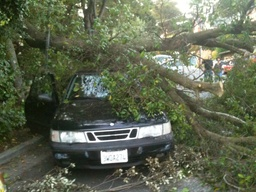
#> input picture tensorflow_projects/car_tree .jpg, 256 x 192 px, shrunk from 1024 x 768 before the run
$ python pro_deep_learning_ch6_part2.py   (older library calls are emulated)
#> lines starting #> are read from the running program, lines starting #| are printed output that depends on the picture; after the words box and inside, x2 and y2 are one past the last pixel; in counts of white or black regions, pixels touching at a corner belong together
###Pro deep learning chapter 6
##Watershed algorithm tensorflow implemenation
import cv2
import matplotlib.pyplot as plt
import numpy as np
from scipy import ndimage
from skimage.feature import peak_local_max
from skimage.morphology import watershed

im = cv2.imread("car_tree .jpg")
#> im is the input picture: shape (192, 256, 3); mean B, G, R 80.6, 102.2, 95
print(np.shape(im))
#| (192, 256, 3)
imgray = cv2.cvtColor(im, cv2.COLOR_BGR2GRAY)
plt.imshow(imgray, cmap="gray")
plt.show()
#Threshold the image to convert it to binary image based on otsu's method
thresh = cv2.threshold(imgray, 0, 255, cv2.THRESH_BINARY | cv2.THRESH_OTSU)[1]
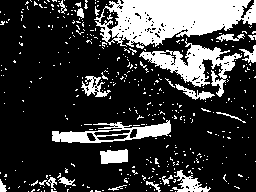
#> thresh: shape (192, 256); 23.1% white; 399 white regions (377 under 20 px)
im2, contours, heirarchy = cv2.findContours(thresh, cv2.RETR_TREE, cv2.CHAIN_APPROX_SIMPLE)
#> contours = 538 contours, 512 with area under 20; largest, box (x1, y1, x2, y2) and area: (94, 0, 256, 47) 5114, (139, 38, 242, 97) 1802, (52, 120, 171, 143) 1290, (100, 149, 128, 164) 304, (172, 170, 211, 192) 292
y = cv2.drawContours(imgray, contours, -1, (0,255,0), 3)
#Relabel the thresholded image to be consisting of only 0 and 1
#As the input image to distance_transform_edt should be in this format.
thresh[thresh==255] = 5
#> thresh: shape (192, 256); values 0 (black) and 5 (white), 23.1% white; 399 white regions (377 under 20 px), largest, box (x1, y1, x2, y2) and area: (94, 0, 256, 47) 4962, (139, 38, 242, 97) 1955, (52, 120, 171, 143) 1168
thresh[thresh==0] = 1
thresh[thresh==5] = 0

#The distance transform edt and the peak local max functions help building the markers
#by detecting the points near the center points of the car and tree.
D = ndimage.distance_transform_edt(thresh)
localMax = peak_local_max(D, indices=False, min_distance=10, labels=thresh)
#> localMax: shape (192, 256) bool; 0.12% white in thin lines or dots, all inside (x1, y1, x2, y2) = (10, 10, 246, 181)
markers = ndimage.label(localMax, structure=np.ones((3,3)))[0]
#> markers: shape (192, 256) int32; 59 distinct labels, from 0 to 58
#Provide the EDT distance matrix and the markers to the watershed
#algorithm to detect the cluster's labels for each pixel.
labels = watershed(-D, markers, mask=thresh)
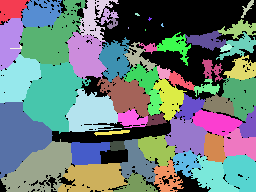
#> labels: shape (192, 256) int32; 59 distinct labels, from 0 to 58; one colour per label, 0 black
print("[INFO] {} unique segments found".format(len(np.unique(labels)) -1))
#| [INFO] 58 unique segments found
#Create the contours for each label and append to the plot
for k in np.unique(labels):
	if k != 0:
		labels_new = labels.copy()
		labels_new[labels == k] = 255
		labels_new[labels != k] = 0
		labels_new = np.array(labels_new, dtype="uint8")
		im2, contours, hierarchy = cv2.findContours(labels_new, cv2.RETR_TREE, cv2.CHAIN_APPROX_SIMPLE)
		z = cv2.drawContours(imgray, contours, -1, (0,255,0), 3)
		plt.imshow(z, cmap="gray")
#> this loop made 59 passes
#> contours on passes 11, 13: [[[128, 27], [128, 28]]], [[[145, 29], [145, 30]]]
#> pass 3, `z = cv2.drawContours(imgray, contours, -1, (0,255,0), 3)`:
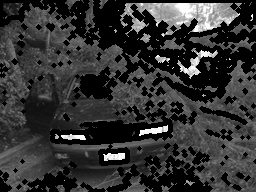
#> z: shape (192, 256); min 0, max 255, mean 51
#> after the loop:
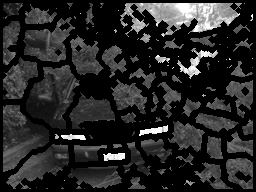
#> imgray: shape (192, 256); min 0, max 255, mean 38.8
#> after the loop:
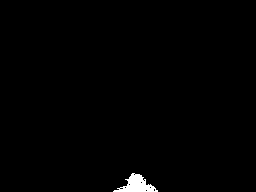
#> labels_new: shape (192, 256); 0.86% white; 1 white region, box (x1, y1, x2, y2) and area: (113, 173, 158, 192) 422
plt.show()
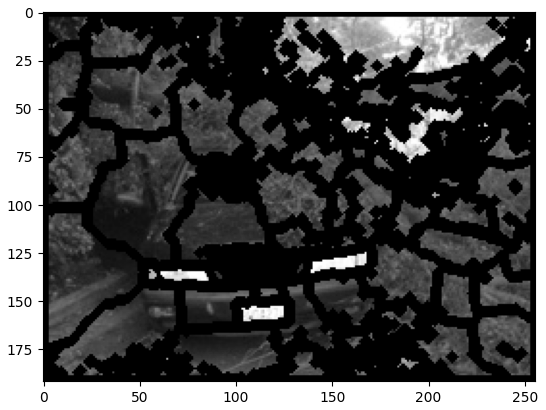
#> figure drawn by matplotlib, 1 panel
#Interesting the image segmenation algorithm look more at the tree
#and the road. I believe that this implemenation will still have a
#hard time differentiating between the road, tree, and the car.

##Image segmentation using k-means with Tensorflow:
np.random.seed(0)
img = cv2.imread("car_tree .jpg")
gray = cv2.cvtColor(img, cv2.COLOR_BGR2GRAY)
plt.imshow(gray, cmap="gray")
plt.show()
row, col, depth = img.shape
#> row = 192; col = 256; depth = 3
#Collapse the row and column axis for faster matrix operation
img_new = np.zeros(shape=(row*col, 3))
glob_ind = 0
for i in range(row):
	for j in range(col):
		u = np.array([img[i,j,0], img[i,j,1],img[i,j,2]])
		img_new[glob_ind, :] = u
		glob_ind += 1
#> after the loop, glob_ind = 49152

K = 3#A total of three defined centroids
num_iter = 20
for g in range(num_iter):
#Define cluster for storing the cluster number and out_dist to store the distances
#from centroid.
	clusters = np.zeros((row*col, 1))
	out_dist = np.zeros((row*col, K))
	centroids = np.random.randint(0,255,size=(K,3))
	for k in range(K):
		diff = img_new - centroids[k,:]
		diff_dist = np.linalg.norm(diff, axis=1)
		out_dist[:, k]= diff_dist
	#Assign the cluster with minimum distance to a pixel location
	clusters = np.argmin(out_dist, axis=1)
	#REcompute the clusters
	for k1 in np.unique(clusters):
		centroids[k1,:] = np.sum(img_new[clusters == k1, :], axis=0)/np.sum([clusters == k1])
	#REshape the cluster labels in two-dimensional image form
	clusters = np.reshape(clusters, (row,col))
	out_image = np.zeros(img.shape)
	#Form the 3d image with the labels replaced by their corresponding centroid pixel
	for i in range(row):
		for j in range(col):
			out_image[i, j, 0] = centroids[clusters[i,j],0]
			out_image[i,j,1] = centroids[clusters[i,j],1]
			out_image[i,j,2] = centroids[clusters[i,j],2]
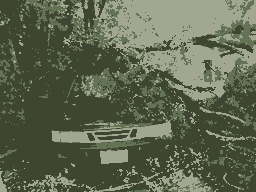
#> out_image: shape (192, 256, 3) float64; mean B, G, R 80.3, 102, 94.4

out_image = np.array(out_image, dtype="uint8")
plt.imshow(out_image)
plt.show()
